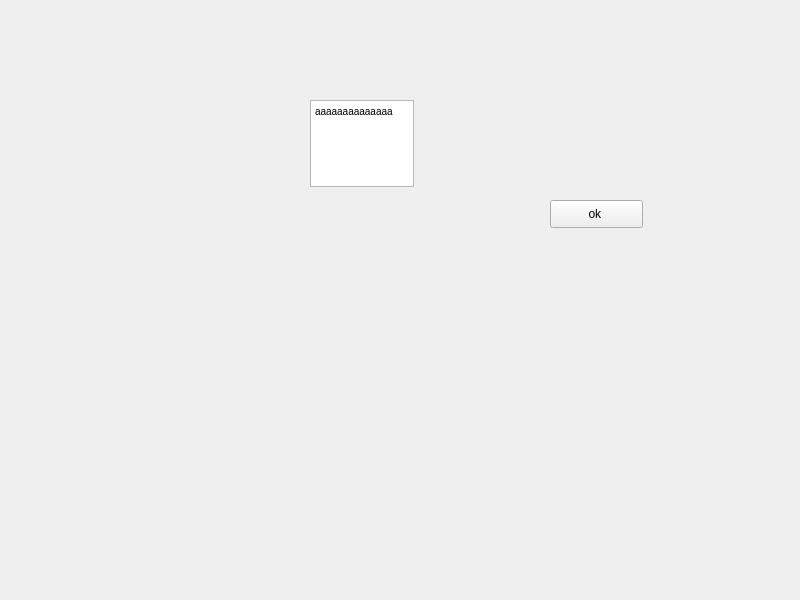
<?xml version="1.0" encoding="UTF-8"?>
<ui version="4.0">
 <class>MainWindow</class>
 <widget class="QMainWindow" name="MainWindow">
  <property name="geometry">
   <rect>
    <x>0</x>
    <y>0</y>
    <width>800</width>
    <height>600</height>
   </rect>
  </property>
  <property name="windowTitle">
   <string>MainWindow</string>
  </property>
  <widget class="QWidget" name="centralwidget">
   <widget class="QPushButton" name="pushButton">
    <property name="geometry">
     <rect>
      <x>550</x>
      <y>200</y>
      <width>93</width>
      <height>28</height>
     </rect>
    </property>
    <property name="text">
     <string>ok </string>
    </property>
   </widget>
   <widget class="QTextEdit" name="textEdit">
    <property name="geometry">
     <rect>
      <x>310</x>
      <y>100</y>
      <width>104</width>
      <height>87</height>
     </rect>
    </property>
    <property name="html">
     <string>&lt;!DOCTYPE HTML PUBLIC &quot;-//W3C//DTD HTML 4.0//EN&quot; &quot;http://www.w3.org/TR/REC-html40/strict.dtd&quot;&gt;
&lt;html&gt;&lt;head&gt;&lt;meta name=&quot;qrichtext&quot; content=&quot;1&quot; /&gt;&lt;style type=&quot;text/css&quot;&gt;
p, li { white-space: pre-wrap; }
&lt;/style&gt;&lt;/head&gt;&lt;body style=&quot; font-family:'MS Shell Dlg 2'; font-size:7.8pt; font-weight:400; font-style:normal;&quot;&gt;
&lt;p style=&quot; margin-top:0px; margin-bottom:0px; margin-left:0px; margin-right:0px; -qt-block-indent:0; text-indent:0px;&quot;&gt;aaaaaaaaaaaaaa&lt;/p&gt;&lt;/body&gt;&lt;/html&gt;</string>
    </property>
   </widget>
  </widget>
 </widget>
 <resources/>
 <connections>
  <connection>
   <sender>pushButton</sender>
   <signal>clicked()</signal>
   <receiver>textEdit</receiver>
   <slot>clear()</slot>
   <hints>
    <hint type="sourcelabel">
     <x>558</x>
     <y>202</y>
    </hint>
    <hint type="destinationlabel">
     <x>409</x>
     <y>169</y>
    </hint>
   </hints>
  </connection>
 </connections>
</ui>
